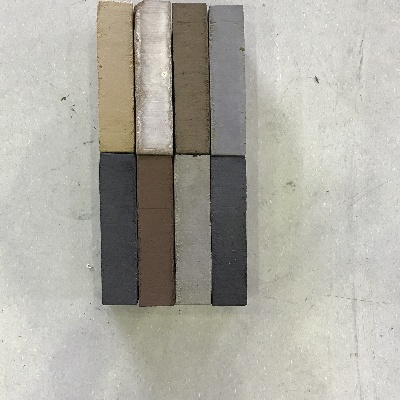
%> input picture Strojer_Images/Initial Test Images/Cropped/IMG_4047.JPG, 400 x 400 px
$ octave houghTransform.m   (GNU Octave 9; MATLAB toolbox functions it lacks are replaced by stand-ins)
%> lines starting %> are read from the running program, lines starting %| are printed output that depends on the picture; in (x1, y1, x2, y2) boxes, pixels count from 0 and x2, y2 are one past the last pixel; in counts of white or black regions, pixels touching at a corner belong together; the program's own positions count from 1
RGB = imread('IMG_4047.JPG');
%> RGB is the input picture: size 400x400x3 uint8; mean R, G, B 174.3, 172.2, 163.5
I  = rgb2gray(RGB);
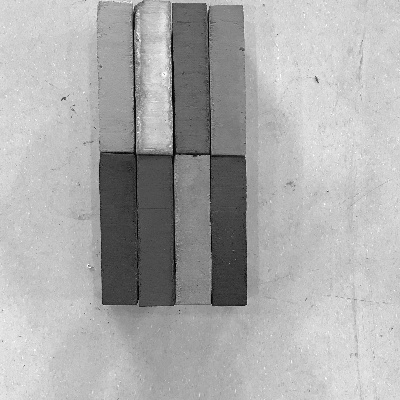
%> I: size 400x400 uint8; min 0, max 255, mean 171.9
BW = edge(I,'canny',[0.05 0.25]);
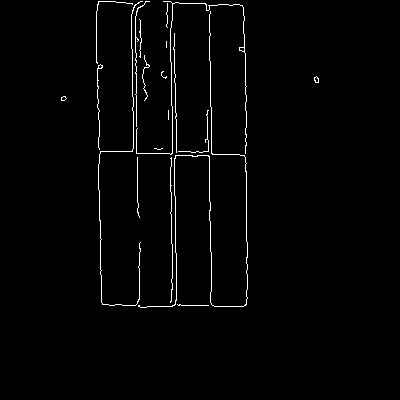
%> BW: size 400x400 logical; 1.6% white in thin lines or dots, all inside (x1, y1, x2, y2) = (61, 1, 319, 308)
[H,T,R] = hough(BW,'RhoResolution',1,'Theta',-90:0.5:89);
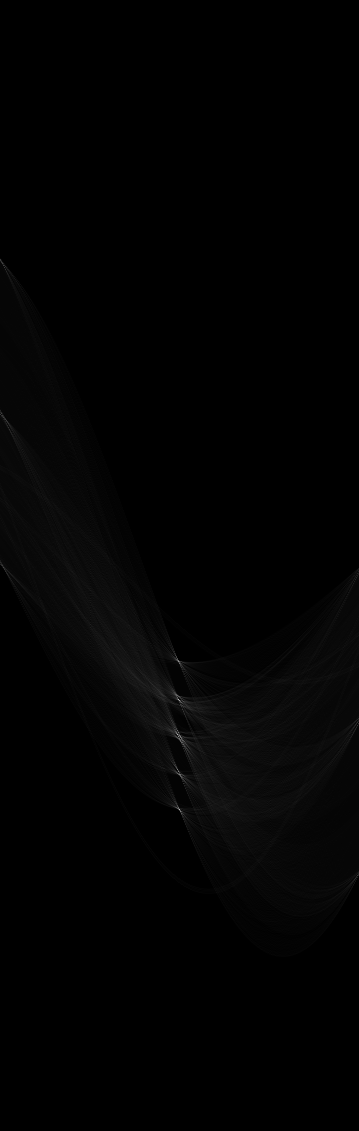
%> H: size 1131x359 double; min 0, max 191, mean 2.3
%> T = 359 values from -90 to 89; R = 1131 values from -565 to 565
subplot(2,1,1);
imshow(RGB);
title('gantrycrane.png');
Htrunc = H;
Htrunc(H<30) = 0;
subplot(2,1,2);
imshow(imadjust(rescale(Htrunc)),'XData',T,'YData',R,'InitialMagnification','fit');
title('Hough transform of gantrycrane.png');
xlabel('\theta'), ylabel('\rho');
axis on, axis normal, hold on;
colormap(gca,hot);
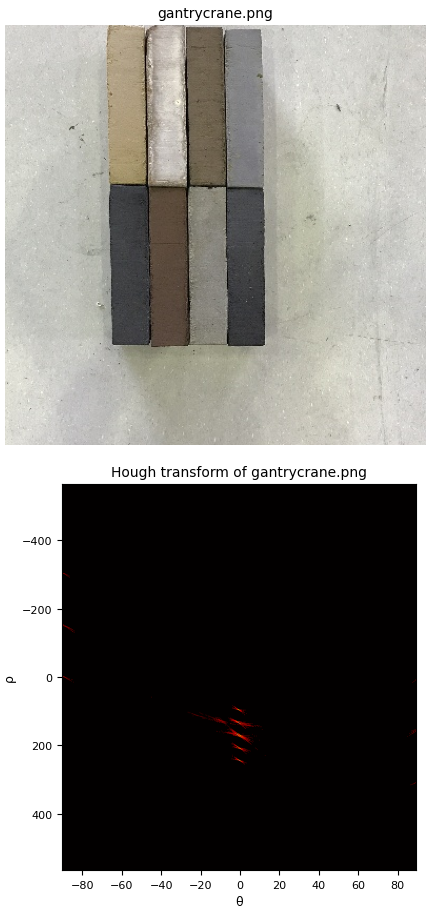
%> figure redrawn from the program's plot data, 2 panels

$ run again, with Strojer_Images/Initial Test Images/Cropped/IMG_4040.JPG copied over Strojer_Images/Initial Test Images/Cropped/IMG_4047.JPG
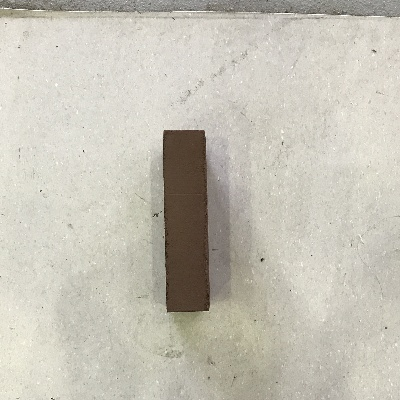
%> input picture Strojer_Images/Initial Test Images/Cropped/IMG_4040.JPG, 400 x 400 px
%> RGB is the input picture: size 400x400x3 uint8; mean R, G, B 197.7, 194, 182.3
%> `BW = edge(I,'canny',[0.05 0.25]);`:
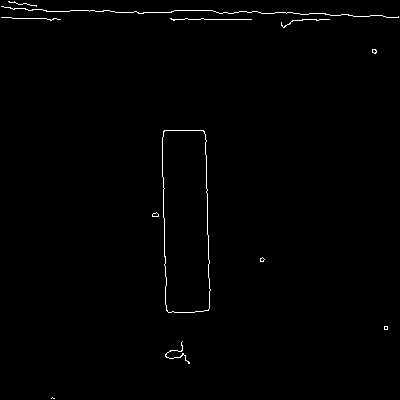
%> BW: size 400x400 logical; 0.77% white in thin lines or dots
%> T = 359 values from -90 to 89; R = 1131 values from -565 to 565
%> `colormap(gca,hot);`:
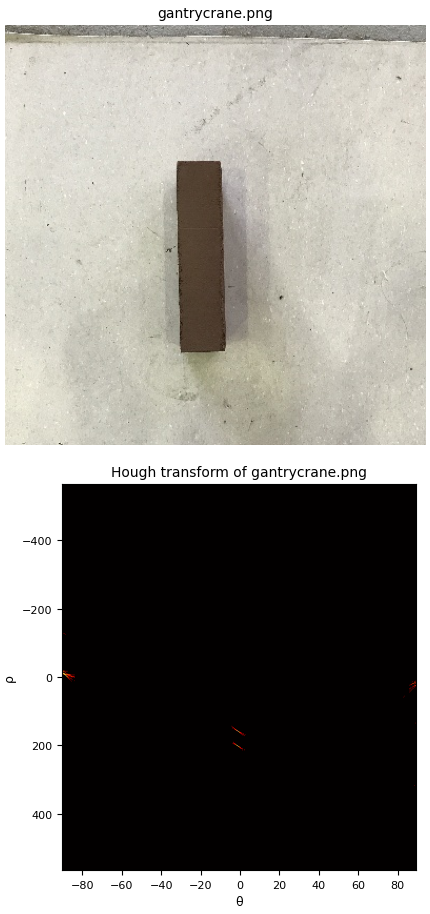
%> figure redrawn from the program's plot data, 2 panels

$ run again, with Strojer_Images/Initial Test Images/Cropped/IMG_4041.JPG copied over Strojer_Images/Initial Test Images/Cropped/IMG_4047.JPG
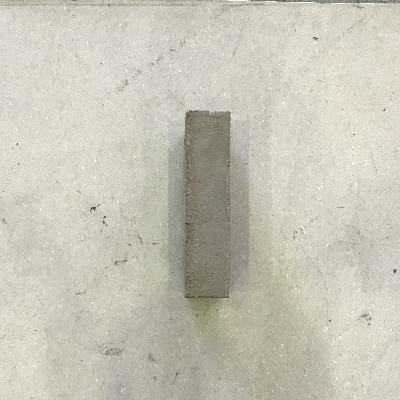
%> input picture Strojer_Images/Initial Test Images/Cropped/IMG_4041.JPG, 400 x 400 px
%> RGB is the input picture: size 400x400x3 uint8; mean R, G, B 200.1, 197.1, 183.9
%> `BW = edge(I,'canny',[0.05 0.25]);`:
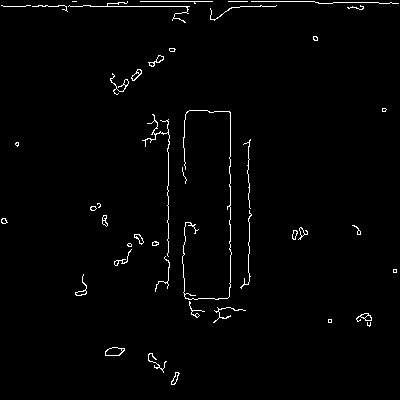
%> BW: size 400x400 logical; 1.6% white in thin lines or dots
%> T = 359 values from -90 to 89; R = 1131 values from -565 to 565
%> `colormap(gca,hot);`:
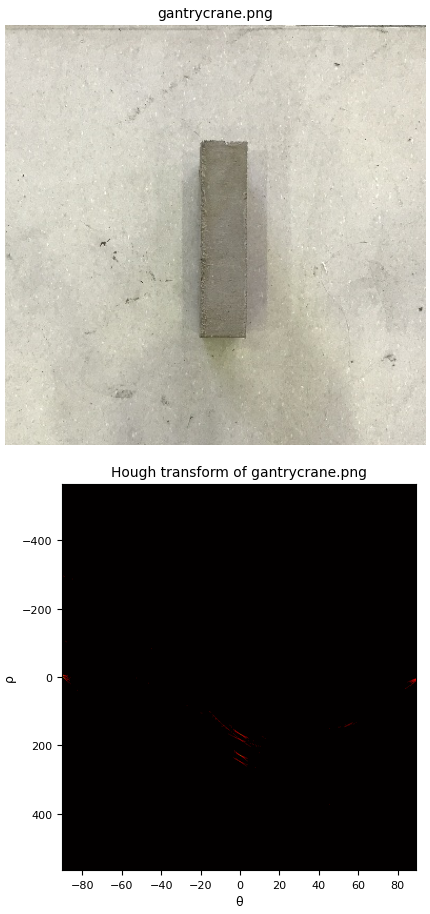
%> figure redrawn from the program's plot data, 2 panels

$ run again, with Strojer_Images/Initial Test Images/Cropped/IMG_4042.JPG copied over Strojer_Images/Initial Test Images/Cropped/IMG_4047.JPG
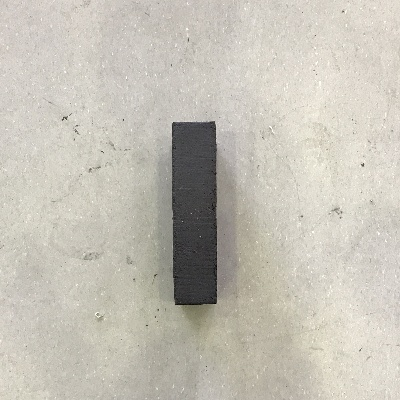
%> input picture Strojer_Images/Initial Test Images/Cropped/IMG_4042.JPG, 400 x 400 px
%> RGB is the input picture: size 400x400x3 uint8; mean R, G, B 196.8, 192.8, 182.4
%> `BW = edge(I,'canny',[0.05 0.25]);`:
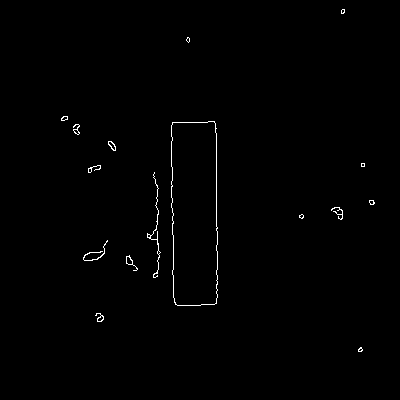
%> BW: size 400x400 logical; 0.62% white in thin lines or dots, all inside (x1, y1, x2, y2) = (61, 9, 375, 352)
%> T = 359 values from -90 to 89; R = 1131 values from -565 to 565
%> Htrunc: size 1131x359 double; min 0, max 124, mean 0
%> `colormap(gca,hot);`:
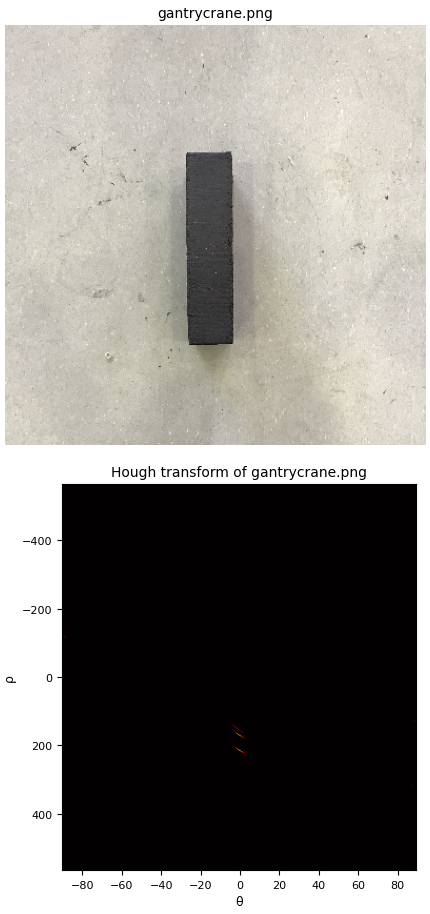
%> figure redrawn from the program's plot data, 2 panels
